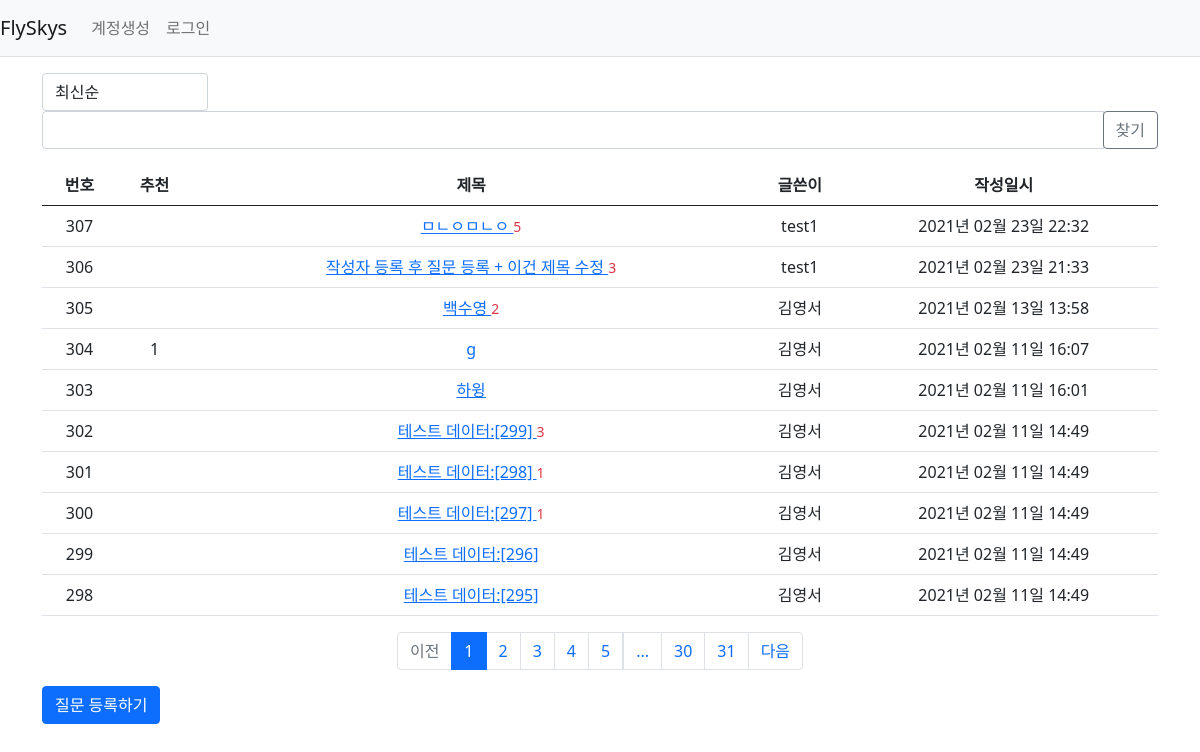
Page /question/list/ on the committed database.
### flyskys/models.py (models this page shows)
class Question(db.Model):
    id = db.Column(db.Integer, primary_key=True)
    subject = db.Column(db.String(200), nullable=False)
    content = db.Column(db.Text(), nullable=False)
    create_date = db.Column(db.DateTime(), nullable=False)
    user_id = db.Column(db.Integer, db.ForeignKey(
        'user.id', ondelete='CASCADE'), nullable=False)
    user = db.relationship('User', backref=db.backref('question_set'))
    modify_date = db.Column(db.DateTime(), nullable=True)
    voter = db.relationship('User', secondary=question_voter,
                            backref=db.backref('question_voter_set'))

class User(db.Model):
    id = db.Column(db.Integer, primary_key=True)
    username = db.Column(db.String(150), unique=True, nullable=False)
    password = db.Column(db.String(200), nullable=False)
    email = db.Column(db.String(120), unique=True, nullable=False)

### flyskys/views/question_views.py (the view, shortened to what this page needs)
@bp.route("/list/")
def _list():
    page = request.args.get('page', type=int, default=1)
    kw = request.args.get('kw', type=str, default="")
    so = request.args.get('so', type=str, default="recent")
    if so == 'recommend':
        sub_query = db.session.query(question_voter.c.question_id, func.count('*').label('num_voter')) \
            .group_by(question_voter.c.question_id).subquery()
        question_list = Question.query \
            .outerjoin((sub_query, Question.id == sub_query.c.question_id)) \
            .order_by(sub_query.c.num_voter.desc(), Question.create_date.desc())
    elif so == 'popular':
        sub_query = db.session.query(Answer.question_id, func.count('*').label('num_answer')) \
            .group_by(Answer.question_id).subquery()
        question_list = Question.query \
            .outerjoin((sub_query, Question.id == sub_query.c.question_id)) \
            .order_by(sub_query.c.num_answer.desc(), Question.create_date.desc())
    else:  # recent
        question_list = Question.query.order_by(Question.create_date.desc())
    question_list = question_list.paginate(page, per_page=10)
    return render_template("question/question_list.html", question_list=question_list, page=page, kw=kw, so=so)

### flyskys/filter.py (called while the page is built)
def format_datetime(value, fmt='%Y년 %m월 %d일 %H:%M'):
    return value.strftime(fmt)

### flyskys/views/auth_views.py (called while the page is built)
@bp.before_app_request
def load_logged_in_user():
    user_id = session.get('user_id')
    if user_id is None:
        g.user = None
    else:
        g.user = User.query.get(user_id)

### flyskys/templates/question/question_list.html (shortened to what this page needs)
{% extends 'base.html' %} {% block content %}
<div class="container my-3">
  <div class="row justify-content-between my-3">
    <div class="col-2">
        <select class="form-control so">
            <option value="recent" {% if so=='recent' %}selected{% endif %}>최신순</option>
        </select>
    </div>
    <div class="col-4 input-group">
      <input type="text" class="form-control kw" value="{{ kw or '' }}" />
      <div class="input-group-append">
        <button class="btn btn-outline-secondary" type="button" id="btn_search">
          찾기
        </button>
      </div>
    </div>
  </div>
  <table class="table">
    <thead>
      <tr class="text-center thead-dark">
        <th>번호</th>
        <th>추천</th>
        <th style="width: 50%">제목</th>
        <th>글쓴이</th>
        <th>작성일시</th>
      </tr>
    </thead>
    <tbody>
      {% if question_list %} {% for question in question_list.items %}
      <tr class="text-center">
        <td>
          {{ question_list.total - ((question_list.page - 1) *
          question_list.per_page) - loop.index0 }}
        </td>
        <td>
          {% if question.voter|length > 0 %}
          <span class="">{{ question.voter|length }}</span>
          {% endif %}
        </td>
        <td class="text-left">
          <a href="{{ url_for('question.detail', question_id=question.id) }}"
            >{{ question.subject }}
          </a>
          {% if question.answer_set|length > 0 %}
          <span class="text-danger small ml-2"
            >{{ question.answer_set|length }}
          </span>
          {% endif %}
        </td>
        <td>{{ question.user.username }}</td>
        <td>{{ question.create_date | datetime }}</td>
      </tr>
      {% endfor %} {% else %}
      <tr>
        <td colspan="3">질문이 없습니다.</td>
      </tr>
      {% endif %}
    </tbody>
  </table>
  <ul class="pagination justify-content-center">
    {% if question_list.has_prev %}
    <li class="page-item">
      <a class="page-link" data-page="{{ question_list.prev_num }}" href="#"
        >이전</a
      >
    </li>
    {% else %}
    <li class="page-item disabled">
      <a class="page-link" tabindex="-1" aria-disabled="true" href="#">이전</a>
    </li>
    {% endif %}
    {% for page_num in question_list.iter_pages() %} {% if page_num %} {% if
    page_num != question_list.page %}
    <li class="page-item">
      <a class="page-link" data-page="{{ page_num }}" href="#"
        >{{ page_num }}</a
      >
    </li>
    {% else %}
    <li class="page-item active" aria-current="page">
      <a class="page-link" href="#">{{ page_num }}</a>
    </li>
    {% endif %} {% else %}
    <li class="disabled">
      <a class="page-link" href="#">...</a>
    </li>
    {% endif %} {% endfor %}
    {% if question_list.has_next %}
    <li class="page-item">
      <a class="page-link" data-page=" {{ page_num }}" href="#">다음</a>
    </li>
    {% else %}
    <li class="page-item disabled">
      <a class="page-link" tabindex="-1" aria-disabled="true" href="#">다음</a>
    </li>
    {% endif %}
  </ul>
  <a href="{{ url_for('question.create') }}" class="btn btn-primary"
    >질문 등록하기</a
  >
</div>
{% endblock %}

### rows in the picture
Question: id "307", subject "ㅁㄴㅇㅁㄴㅇ", answer_set|length "5", user.username "test1", create_date "2021년 02월 23일 22:32"
Question: id "306", subject "작성자 등록 후 질문 등록 + 이건 제목 수정", answer_set|length "3", user.username "test1", create_date "2021년 02월 23일 21:33"
Question: id "305", subject "백수영", answer_set|length "2", user.username "김영서", create_date "2021년 02월 13일 13:58"
Question: id "304", voter|length "1", subject "g", user.username "김영서", create_date "2021년 02월 11일 16:07"
Question: id "303", subject "하윙", user.username "김영서", create_date "2021년 02월 11일 16:01"
Question: id "302", subject "테스트 데이터:[299]", answer_set|length "3", user.username "김영서", create_date "2021년 02월 11일 14:49"
Question: id "301", subject "테스트 데이터:[298]", answer_set|length "1", user.username "김영서", create_date "2021년 02월 11일 14:49"
Question: id "300", subject "테스트 데이터:[297]", answer_set|length "1", user.username "김영서", create_date "2021년 02월 11일 14:49"
Question: id "299", subject "테스트 데이터:[296]", user.username "김영서", create_date "2021년 02월 11일 14:49"
Question: id "298", subject "테스트 데이터:[295]", user.username "김영서", create_date "2021년 02월 11일 14:49"

### other values in the picture
{{ page_num }} "1"
{{ page_num }} "2" "3" "4" "5" "30" "31"
